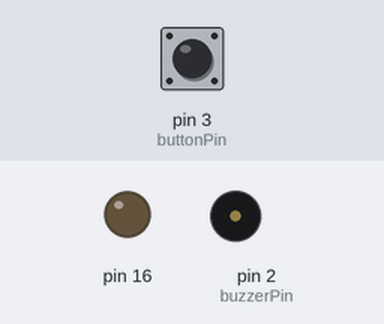
Recording of a sketch running on a simulated Arduino Uno, built with avr-gcc and run on an emulated ATmega328P. Parts: output pins drawn as LEDs (lit = HIGH), buzzer (waves = sounding, pin HIGH). The test bench sets the inputs (shaded band); at power-on: pin 3 (buttonPin) HIGH.

Above: at 1.2 s.
1.3 s: pin 3 (buttonPin) pulled LOW for 0.15 s
At 1.37 s:
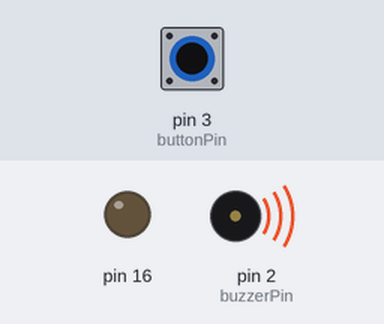
2.9 s: pin 3 (buttonPin) pulled LOW for 3.2 s
At 7.3 s:
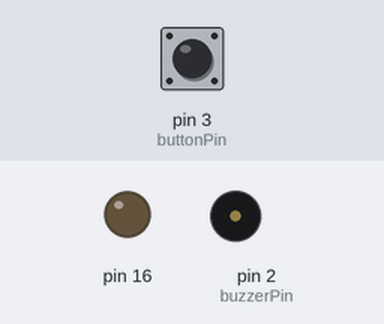
Timing chart, 0 to 8.8 s (numbered marks = the images above; inputs shaded):
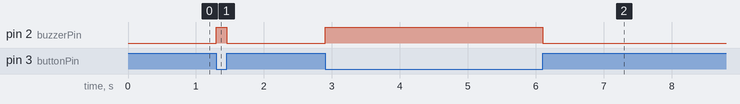

The sketch:

buzzerTest.ino
```cpp
const int buttonPin = 3;
const int buzzerPin = 2;

void setup()
{
    pinMode(16, OUTPUT);

    pinMode(buttonPin, INPUT_PULLUP);
    pinMode(buzzerPin, OUTPUT);
}

void loop()
{
    if (digitalRead(buttonPin) == LOW)
    {
        digitalWrite(buzzerPin, HIGH);
    }
    else
    {
        digitalWrite(buzzerPin, LOW);
    }
}
```

Measured:
- after the input at 1.3 s, pin 2 (buzzerPin): LOW → HIGH at once, → LOW 0.15 s later
- after the input at 2.9 s, pin 2 (buzzerPin): LOW → HIGH at once, → LOW 3.2 s later
